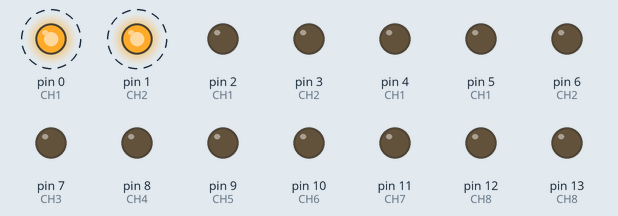
This sketch was run on a simulated Arduino Nano, built with avr-gcc and run on an emulated ATmega328P. Parts: output pins drawn as LEDs (lit = HIGH). Dashed ring = blinking.

Above: at 0.12 s.
Timing chart, 0 to 3.0 s (numbered marks = the images above):
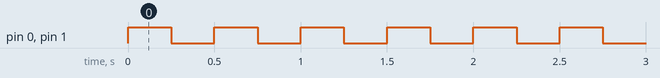

The sketch:

ArduinoNanoAllPins.ino
```cpp
void setup()
{
  pinMode(0, OUTPUT);   //CH1
  pinMode(1, OUTPUT);   //CH2
  pinMode(2, OUTPUT);   //CH1
  pinMode(3, OUTPUT);   //CH2
  pinMode(4, OUTPUT);   //CH1
  pinMode(5, OUTPUT);   //CH1
  pinMode(6, OUTPUT);   //CH2
  pinMode(7, OUTPUT);   //CH3
  pinMode(8, OUTPUT);   //CH4
  pinMode(9, OUTPUT);   //CH5
  pinMode(10, OUTPUT);  //CH6
  pinMode(11, OUTPUT);  //CH7
  pinMode(12, OUTPUT);  //CH8
  pinMode(13, OUTPUT);  //CH8

  pinMode(A0, OUTPUT);  //CH9
  pinMode(A1, OUTPUT);  //CH9
  pinMode(A2, OUTPUT);  //CH10
  pinMode(A3, OUTPUT);  //OUTB->A
  pinMode(A4, OUTPUT);  //OUTB->B
  pinMode(A5, OUTPUT);  //OUTB->B
  pinMode(A6, OUTPUT);  //OUTB->B
  pinMode(A7, OUTPUT);  //OUTB->B
}

void loop()
{
  digitalWrite(0, HIGH);
  digitalWrite(1, HIGH);
  delay(250);
  digitalWrite(0, LOW);
  digitalWrite(1, LOW);
  delay(250);

}
```

Measured:
- by itself, pin 0 (CH1), pin 1 (CH2): alternates HIGH for 0.25 s and LOW for 0.25 s
